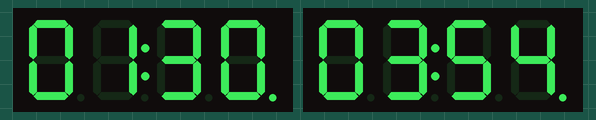
Simulated run of this sketch. Board: Arduino Uno, built with avr-gcc and run on an emulated ATmega328P. On the bench: 2 × 4-digit seven-segment display.

Above: at 0.14 s.
At 4.96 s:
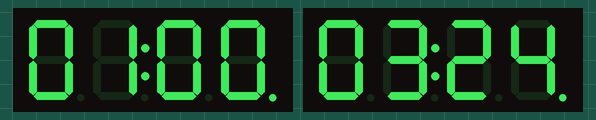
At 9.94 s:
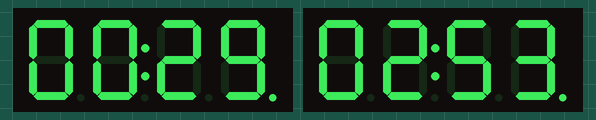
At 19.91 s:
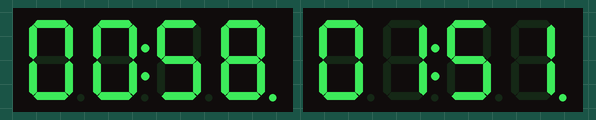
At 29.88 s:
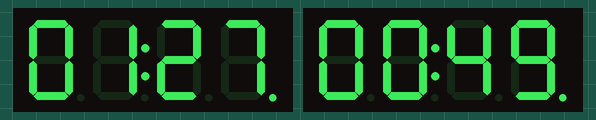
At 39.85 s:
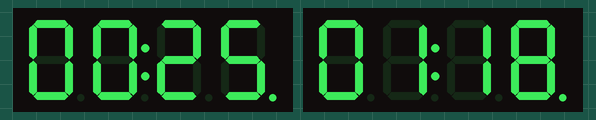

The sketch:

LED_Countdown.ino
```cpp
#include <Arduino.h>
#include <TM1637Display.h>


// Module connection pins (Digital Pins)
//#define CLK 22
//#define DIO 23
//#define CLK1 14
//#define DIO1 32
#define CLK 5
#define DIO 4
#define CLK1 2
#define DIO1 16


TM1637Display display0(CLK, DIO);
TM1637Display display1(CLK1, DIO1);

void setup()
{
  Serial.begin(115200);
  //7 is the highest brightness
  display0.setBrightness(1);
  display1.setBrightness(3);

    // Use stored credentials to connect to your WiFi access point.
    // If no credentials are stored or if the access point is out of reach,
    // an access point will be started with a captive portal to configure WiFi.
  //WiFiSettings.connect();
}

long counter_seconds0 = 90L;
long counter_seconds1 = 234L;
void loop()
{

  display0.showNumberDecEx(counter_seconds0%60, 0x40, true,2,2);
  display0.showNumberDecEx(counter_seconds0/60L, 0x40, true,2,0);
  display1.showNumberDecEx(counter_seconds1%60, 0x40, true,2,2);
  display1.showNumberDecEx(counter_seconds1/60L, 0x40, true,2,0);
 // Serial.print(counter_seconds/60L);Serial.print(":");Serial.println(counter_seconds %60);
  counter_seconds0 --;
  counter_seconds1 --;
  if (counter_seconds0 < 0L){
    counter_seconds0 = 90L;
  }
  if (counter_seconds1 < 0L){
    counter_seconds1 = 90L;
  }
	delay(100);

}
```
